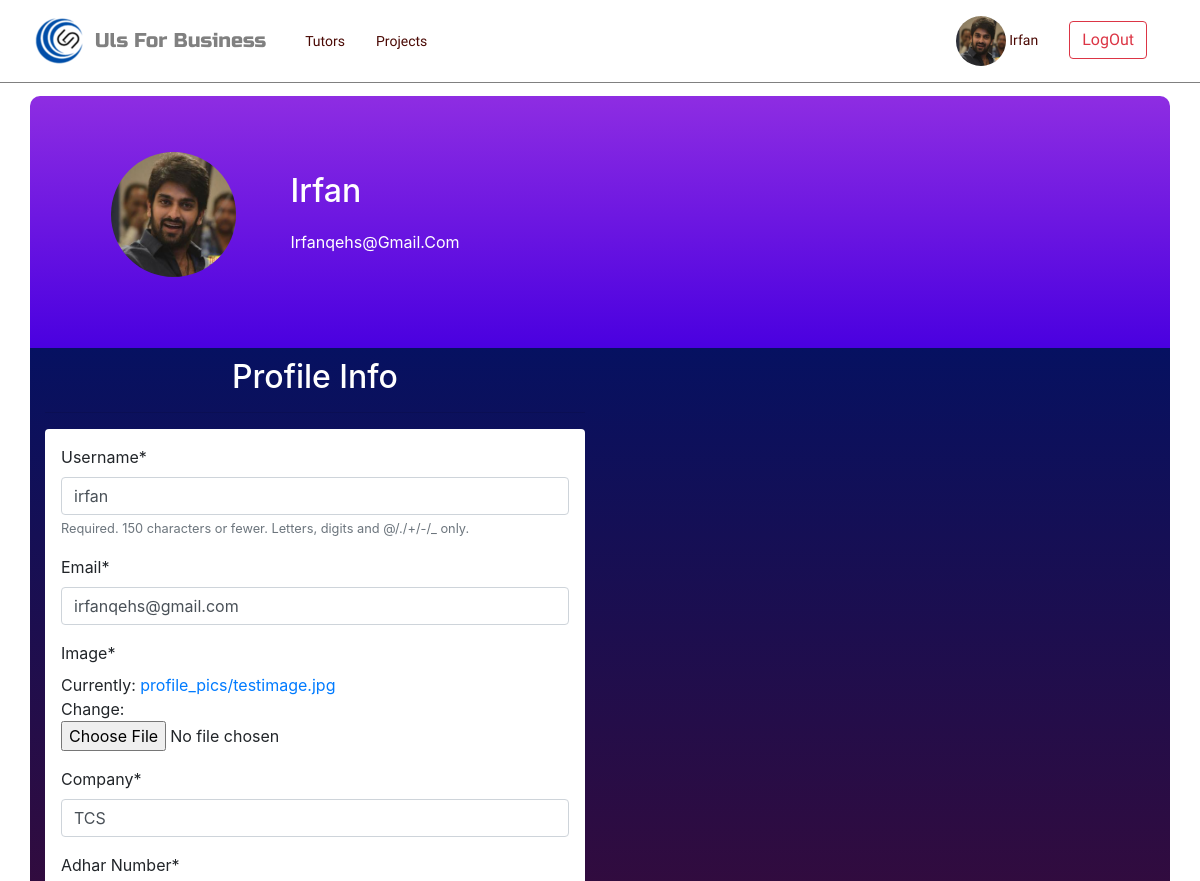
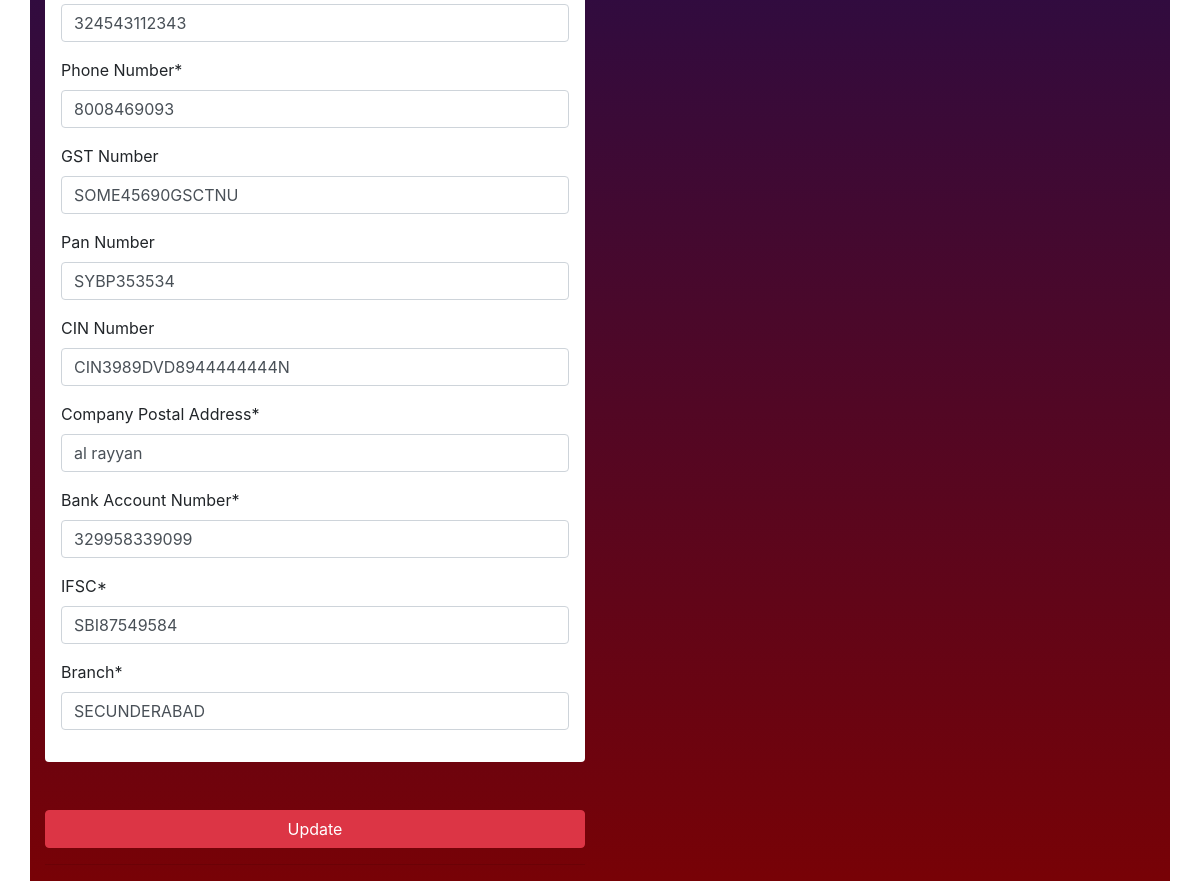
The app's page /profile (signed in) with its own data (2 pictures, top to bottom).
### Users/models.py (models this page shows, shortened)
class Profile(models.Model):
    user = models.OneToOneField(User, on_delete=models.CASCADE)
    image = models.ImageField(upload_to='profile_pics', default='default.jpg')
    Company = models.CharField(max_length=89)
    Adhar_Number = models.CharField(max_length=12,validators=[RegexValidator(r'^\d{1,12}$')], default='Adhar Number')
    Phone_Number = models.CharField(max_length=12,validators = [RegexValidator(r'^\d{1,12}$')], default = 'Mobile Number')
    GST_Number   = models.CharField(max_length = 15, blank=True)
    Pan_Number   = models.CharField(max_length=10, default ='PAN Number', blank = True)
    CIN_Number   = models.CharField(max_length = 21, blank = True)
    Company_Postal_Address = models.CharField(max_length=89, default="Complete Address")
    Bank_Account_Number = models.CharField(max_length=12,default="Bank Account Number")
    IFSC = models.CharField(max_length=11,default="IFSC CODE")
    Branch =models.CharField(max_length=29,default="Branch Name")

### Users/views.py (the view)
# urls.py: path('profile',views.profile, name = 'profile'),
@login_required
def profile(request):
    if request.method == 'POST':
        u_form = UserUpdateForm(request.POST, instance = request.user)
        p_form = ProfileUpdateForm(request.POST,
                                   request.FILES,
                                   instance = request.user.profile)
        if u_form.is_valid() and p_form.is_valid():
            u_form.save()
            p_form.save()
            messages.success(request,f'Your Account Has Been Updated')
            return redirect('profile')
    else:
        u_form = UserUpdateForm(instance = request.user)
        p_form = ProfileUpdateForm(instance = request.user.profile)
    context ={
        'u_form':u_form,
        'p_form':p_form
        }
    return render(request,'registration/profile.html',context)

### Users/forms.py
class UserUpdateForm(forms.ModelForm):
    email = forms.EmailField(required=True)
    class Meta(object):
        model = User
        fields = ['username','email']

class ProfileUpdateForm(forms.ModelForm):
    class Meta:
        model = Profile
        fields = ['image',
                  'Company',
                  'Adhar_Number',
                  'Phone_Number',
                  'GST_Number',
                  'Pan_Number',
                  'CIN_Number',
                  'Company_Postal_Address',
                  'Bank_Account_Number',
                  'IFSC',
                  'Branch',
                  ]

### Users/templates/registration/profile.html (shortened to what this page needs)
{% extends 'Uls_PartnerApp/base.html' %}
{% load crispy_forms_tags %}
{% load static %}
{% block content %}
<br><br><br><br>
<body class="projects-body">
<div id="profile-top" class="container">
  <div class="media row" id="profile-row">
      <img class="rounded-circle account-img" src="{{ user.profile.image.url }}" alt="Image not uploaded">
      <div class="media-body">
        <div class="container">
        <h2 class="account-heading" style="color: white;margin: 20px;">{{ user.username | title }}</h2>
        <p class="text-white" style="margin: 20px;">{{ user.email | title }}</p>
      </div>
      </div>
    </div>
  <div class="row" id="profile-body">
      <div class="col-md-6">
    <form class=""method="POST" enctype="multipart/form-data">
      <h2 class="form-signup-heading text-center" id="profile-heading">Profile Info</h2>
      <hr>
        <div class="shadow p-3 mb-5 bg-white rounded">
          {{ u_form | crispy}}
          {{ p_form | crispy}}
        </div>
        <button type="submit" class="btn btn-danger btn-block" id="signupbtn">Update</button>
        <hr>
    </form>
    </div>
  </div>
</div>
{% endblock %}

### templates/Uls_PartnerApp/base.html (shortened to what this page needs)
<!DOCTYPE html>
{% load static %}
<html lang="en">
<head>
    <link rel="stylesheet" href="{% static "css/style.css"  %}">
    <link rel="stylesheet" href="{% static "js/uls.js" %}">
    <link rel="stylesheet" href="https://maxcdn.bootstrapcdn.com/bootstrap/4.0.0/css/bootstrap.min.css">
    <link rel="stylesheet"
    href="https://use.fontawesome.com/releases/v5.8.1/css/all.css"
>
</head>
<body class="base-body">
    <header>
    <nav class="mb-1 navbar navbar-expand-lg fixed-top" style="border-bottom: gray 1.5px solid;">
    <div class="container">
    <a id="brand" class="navbar-brand" href="{% url 'home'%}"><img src="{% static "images/uls-brand-01.png" %}" alt=""> <span id="brand-name"> Uls For Business </span></a>
    <div class="collapse navbar-collapse" id="navbarSupportedContent-555">
      {% if user.is_authenticated %}
      <ul class="navbar-nav mr-auto">
        <li class="nav-item active">
          <a class="nav-link" href="{% url 'Tutors_Info_Request' %}">Tutors
          </a>
        </li>
        <li class="nav-item">
          <a class="nav-link" href="{% url 'Project_upload' %}">Projects</a>
        </li>
      </ul>
      <ul class="navbar-nav ml-auto nav-flex-icons">
        <li class="nav-item">
          <a class="nav-link" href="{% url 'profile' %}"><img  class="rounded-circle account-img2" src="{{ user.profile.image.url }}" alt="avatar image" height="50" width="50" alt=""> {{ user.username | capfirst}} </a>
         </li>
        <li class="nav-item" style="margin-top: 5px;">
          <a class="nav-link" href="{% url 'logout' %}"><button class="btn btn-outline-danger">  LogOut</button></a>
        </li>
      {% else %}
      <ul class="navbar-nav ml-auto nav-flex-icons">
        <li class="nav-item">
            <a class="nav-link" href="{% url 'login' %}"><button class="btn btn-outline-danger">  Login</button></a>
        </li>
       </ul>
      {% endif %}
      </ul>
    </div>
  </nav>
    </header>
    <main>
    {% block content %}
    {% endblock %}
    </main>
</body>
</html>

### static/css/style.css (style rules this page uses)
.navbar { background-color:#ffffff; margin-bottom: 20px; }
.nav-link { color:#4a0904; margin-left: 15px; font-size: 14px; font-family: 'Graduate', cursive; }
#brand { margin-left: -15px; }
#brand-name { font-family: 'Russo One', sans-serif; color:gray }
#profile-row { background: #8E2DE2; background: -webkit-linear-gradient(to top, #4A00E0, #8E2DE2); background: linear-gradient(to top, #4A00E0, #8E2DE2); padding: 5%; border-top-right-radius: 10px; border-top-left-radius: 10px; }
#profile-heading { margin-top: 10px; color: white; }
#profile-body { background: #780206; background: -webkit-linear-gradient(to bottom, #061161, #780206); background: linear-gradient(to bottom, #061161, #780206); }
html, body { font-family: "Roboto", sans-serif; color: #1a1616; scroll-behavior: smooth; }
.row { display: flex; }
header, #nav-bar { background-color: #2e5eaa !important; color: #fff; }
.account-img { height: 125px; width: 125px; margin-right: 20px; margin-bottom: 16px; margin-left:25px; }

### records on screen
Profile: Company "TCS", Adhar_Number "324543112343", Phone_Number "8008469093", GST_Number "SOME45690GSCTNU", Pan_Number "SYBP353534", CIN_Number "CIN3989DVD8944444444N", Company_Postal_Address "al rayyan", Bank_Account_Number "329958339099", IFSC "SBI87549584", Branch "SECUNDERABAD"

### other values on screen
{{ user.username | capfirst }} "Irfan"
{{ user.username | title }} "Irfan"
{{ user.email | title }} "Irfanqehs@Gmail.Com"
